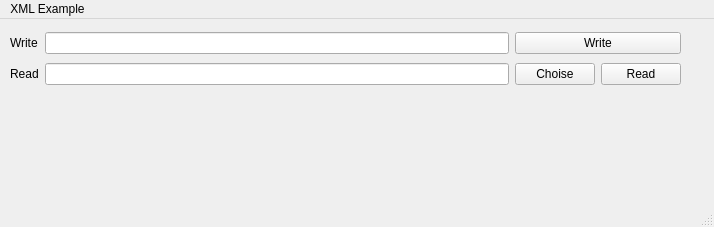
<?xml version="1.0" encoding="UTF-8"?>
<ui version="4.0">
 <class>MainWindow</class>
 <widget class="QMainWindow" name="MainWindow">
  <property name="geometry">
   <rect>
    <x>0</x>
    <y>0</y>
    <width>714</width>
    <height>227</height>
   </rect>
  </property>
  <property name="windowTitle">
   <string>MainWindow</string>
  </property>
  <widget class="QWidget" name="centralwidget">
   <widget class="QWidget" name="gridLayoutWidget">
    <property name="geometry">
     <rect>
      <x>10</x>
      <y>10</y>
      <width>671</width>
      <height>61</height>
     </rect>
    </property>
    <layout class="QGridLayout" name="gridLayout">
     <item row="1" column="1">
      <widget class="QLineEdit" name="lineEditRead"/>
     </item>
     <item row="1" column="0">
      <widget class="QLabel" name="labeRead">
       <property name="text">
        <string>Read</string>
       </property>
      </widget>
     </item>
     <item row="0" column="1">
      <widget class="QLineEdit" name="lineEditWrite"/>
     </item>
     <item row="0" column="0">
      <widget class="QLabel" name="labelWrite">
       <property name="text">
        <string>Write</string>
       </property>
      </widget>
     </item>
     <item row="1" column="2">
      <widget class="QPushButton" name="dialogReadButton">
       <property name="text">
        <string>Choise</string>
       </property>
      </widget>
     </item>
     <item row="1" column="3">
      <widget class="QPushButton" name="readButton">
       <property name="text">
        <string>Read</string>
       </property>
      </widget>
     </item>
     <item row="0" column="2" colspan="2">
      <widget class="QPushButton" name="generateButton">
       <property name="text">
        <string>Write</string>
       </property>
      </widget>
     </item>
    </layout>
   </widget>
  </widget>
  <widget class="QMenuBar" name="menubar">
   <property name="geometry">
    <rect>
     <x>0</x>
     <y>0</y>
     <width>714</width>
     <height>22</height>
    </rect>
   </property>
   <widget class="QMenu" name="menuXML_Example">
    <property name="title">
     <string>XML Example</string>
    </property>
   </widget>
   <addaction name="menuXML_Example"/>
  </widget>
  <widget class="QStatusBar" name="statusbar"/>
 </widget>
 <resources/>
 <connections/>
</ui>
